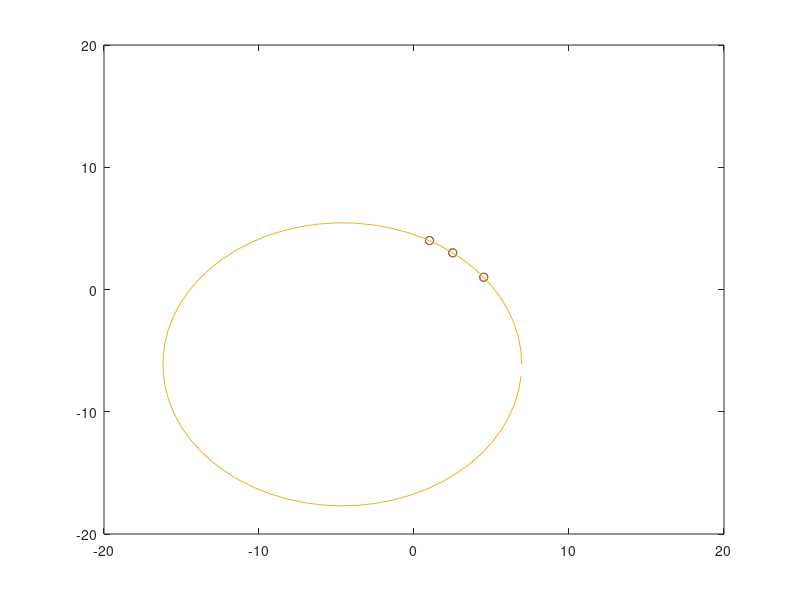

MATLAB code to generate this figure:
% Ejercicio 7

clear all; close all; clc;

G = 400; % Generaciones
N = 200; % Poblacion
F = 1.2;
CR = 0.6;
M = 3;

%Limites
xl = -5 * ones(3, 1);
xu = 5 * ones(3, 1);

% Puntos iniciales
x1 = [1 2.5 4.5];
x2 = [4 3 1];
  
plot(x1, x2, 'o'); hold on;
plot(x1, x2, 'o');

axis([-20 20 -20 20])

e = @(w) (w(1) - x1).^2 + (w(2) - x2).^2 - w(3).^2; % Funcion error
f = @(w) 1/2*M * sum(e(w).^2); % Funcion a optimizar

w = ones(3, N); % Individuos
v = ones(3, N); % Vector mutado
u = ones(3, N); % Vector de prueba
r1 = 1;
r2 = 1;
r3 = 1;

for i = 1:N
  w(:, i) = xl + (xu - xl).*rand(3, 1); % Inicializacion aleatoria
end

for i = 1:G
  % Evolucion Diferencial
  for j = 1:N
    while j == r1 || j == r2 || j == r3 || r1 == r2 || r1 == r3 || r2 == r3
      r1 = randi([1 N]);
      r2 = randi([1 N]);
      r3 = randi([1 N]);
    end
    v(:, j) = w(:, r1) + F*(w(:, r2) - w(:, r3));

    for k = 1:3
      if rand <= CR
        u(k, j) = v(k, j);
      else
        u(k, j) = w(k, j);
      end
    end

    if f(u(:, j)) < f(w(:, j)) 
      w(:, j) = u(:, j);
    end  
  end
end

% Buscar mejor solucion
wbest = w(:, 1);
for i = 2:N
  if f(wbest) < f(w(:, i))
    wbest = w(:, i);
  end
end
wbest
f(wbest)

% Imprimir circulo
tht = -pi:0.1:pi;
x = wbest(1) + wbest(3)*cos(tht);
y = wbest(2) + wbest(3)*sin(tht);
linspace(-pi, pi, 100);
plot(x,y)
